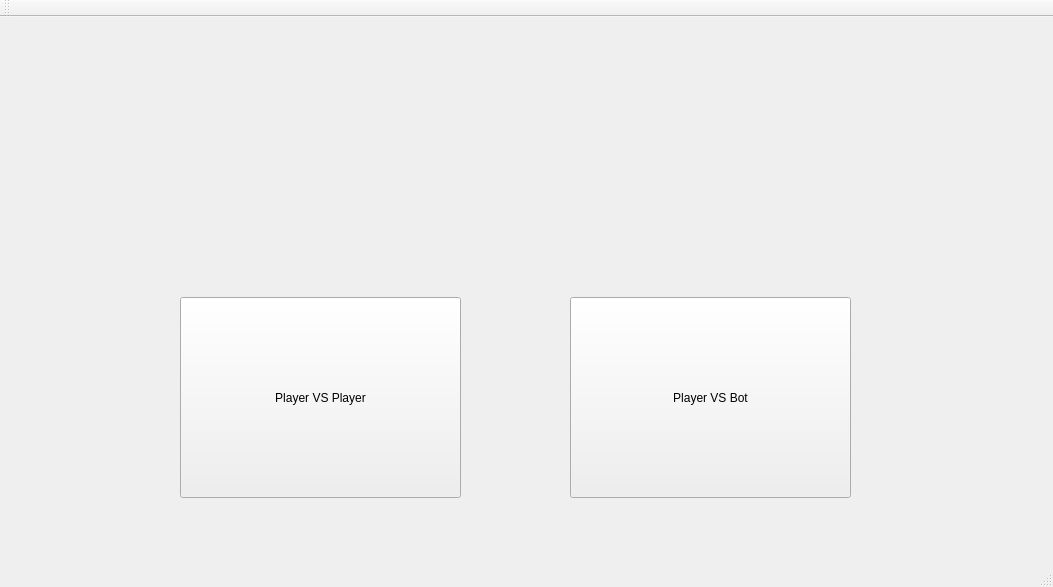
<?xml version="1.0" encoding="UTF-8"?>
<ui version="4.0">
 <class>MainWindow</class>
 <widget class="QMainWindow" name="MainWindow">
  <property name="geometry">
   <rect>
    <x>0</x>
    <y>0</y>
    <width>1053</width>
    <height>587</height>
   </rect>
  </property>
  <property name="windowTitle">
   <string>MainWindow</string>
  </property>
  <widget class="QWidget" name="centralWidget">
   <widget class="QWidget" name="horizontalLayoutWidget">
    <property name="geometry">
     <rect>
      <x>100</x>
      <y>10</y>
      <width>827</width>
      <height>241</height>
     </rect>
    </property>
    <layout class="QHBoxLayout" name="horizontalLayout">
     <item>
      <widget class="QLabel" name="label">
       <property name="text">
        <string>&lt;html&gt;&lt;head/&gt;&lt;body&gt;&lt;p&gt;&lt;img src=&quot;:/imgs/Title.png&quot;/&gt;&lt;/p&gt;&lt;/body&gt;&lt;/html&gt;</string>
       </property>
      </widget>
     </item>
    </layout>
   </widget>
   <widget class="QPushButton" name="pvpButton">
    <property name="geometry">
     <rect>
      <x>180</x>
      <y>280</y>
      <width>281</width>
      <height>201</height>
     </rect>
    </property>
    <property name="styleSheet">
     <string notr="true">font-size: 30;</string>
    </property>
    <property name="text">
     <string>Player VS Player</string>
    </property>
   </widget>
   <widget class="QPushButton" name="pvbButton">
    <property name="geometry">
     <rect>
      <x>570</x>
      <y>280</y>
      <width>281</width>
      <height>201</height>
     </rect>
    </property>
    <property name="styleSheet">
     <string notr="true">font-size: 30;</string>
    </property>
    <property name="text">
     <string>Player VS Bot</string>
    </property>
   </widget>
  </widget>
  <widget class="QMenuBar" name="menuBar">
   <property name="geometry">
    <rect>
     <x>0</x>
     <y>0</y>
     <width>1053</width>
     <height>26</height>
    </rect>
   </property>
  </widget>
  <widget class="QToolBar" name="mainToolBar">
   <attribute name="toolBarArea">
    <enum>TopToolBarArea</enum>
   </attribute>
   <attribute name="toolBarBreak">
    <bool>false</bool>
   </attribute>
  </widget>
  <widget class="QStatusBar" name="statusBar"/>
 </widget>
 <layoutdefault spacing="6" margin="11"/>
 <resources/>
 <connections/>
</ui>
